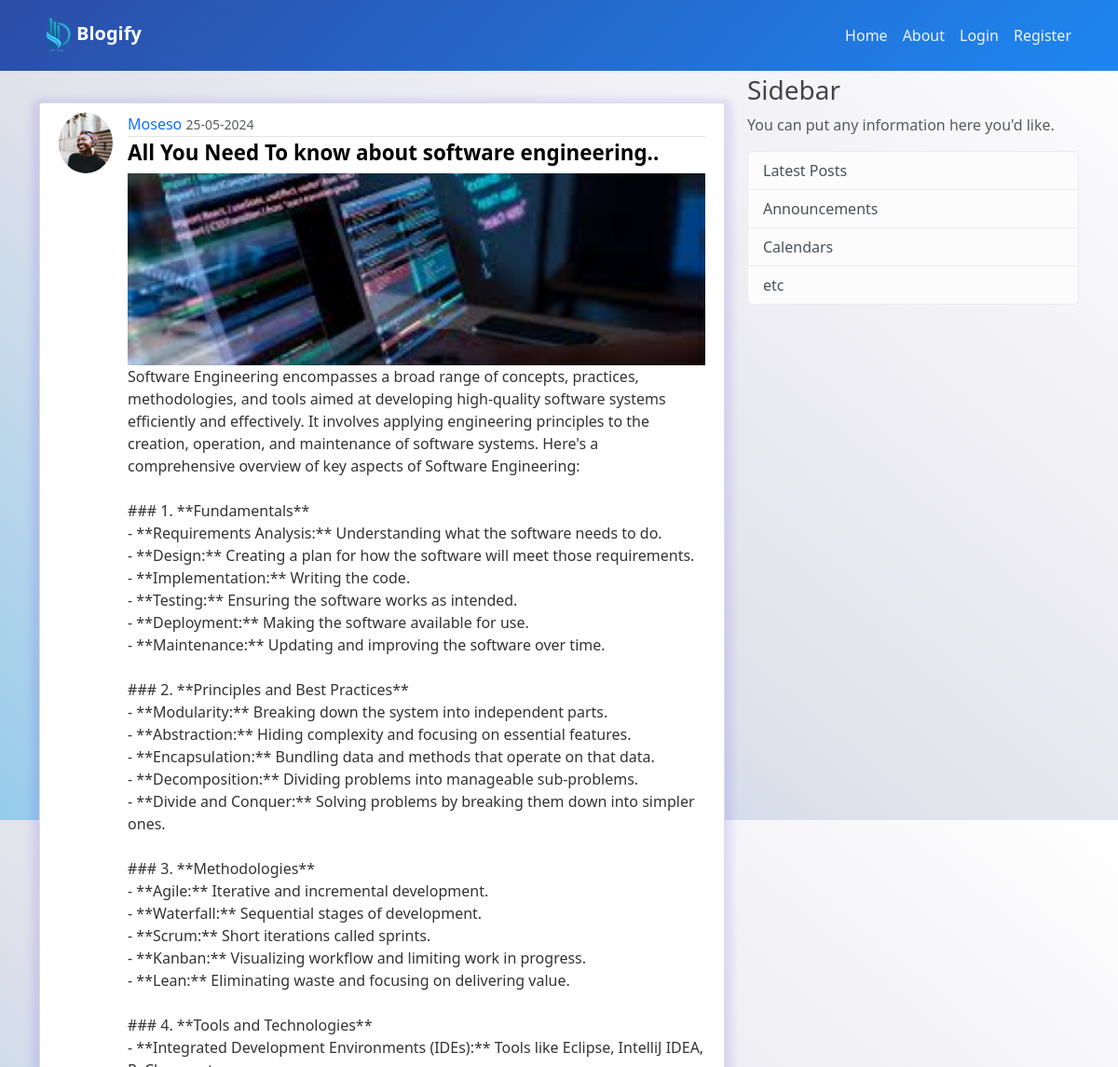
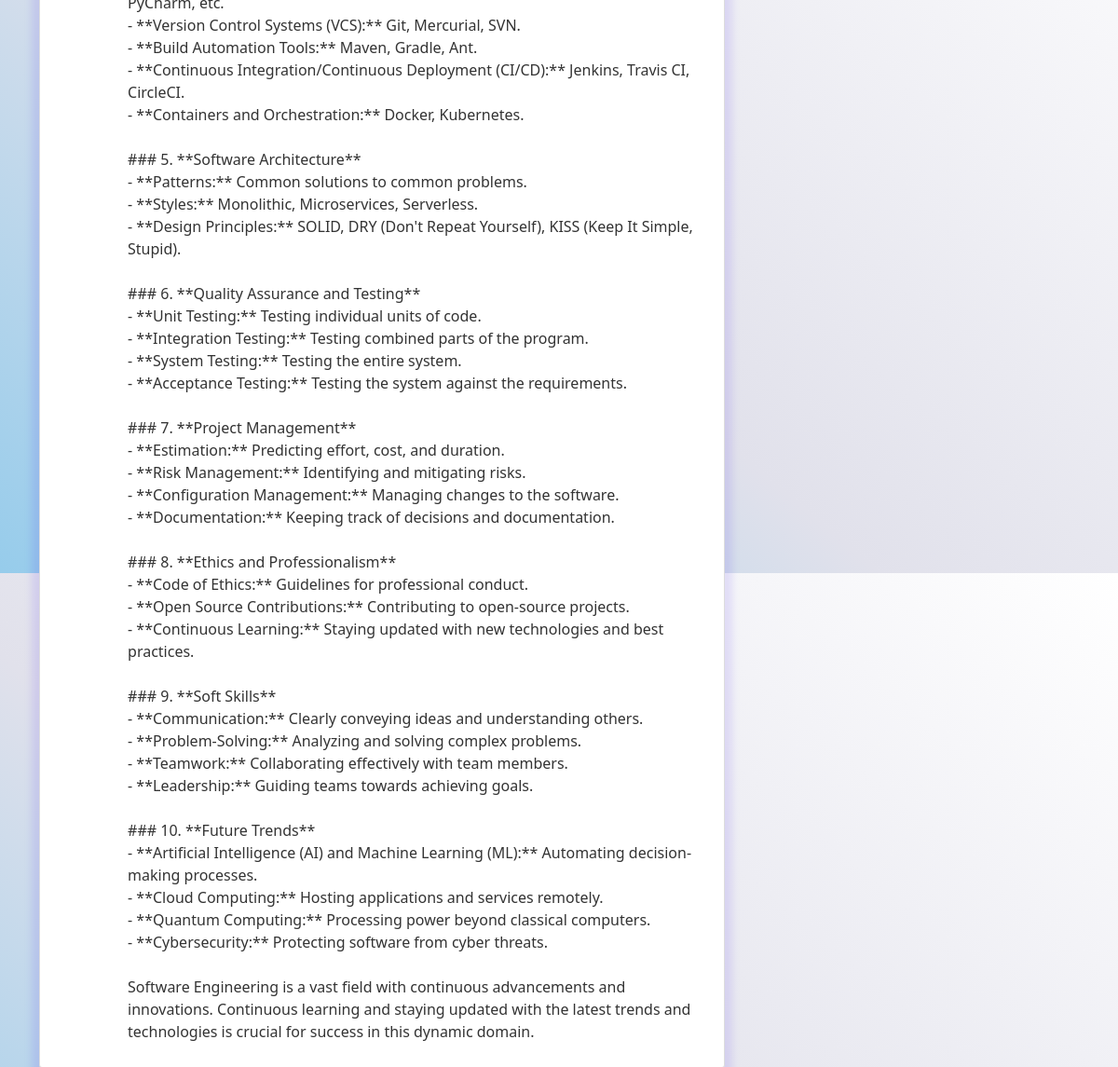
Screenshot of /post/3 with the database file from the repository (2 pictures, top to bottom).
### Blogify/model.py (models this page shows, shortened)
class User(db.Model, UserMixin):
    id = db.Column(db.Integer, primary_key=True)
    username = db.Column(db.String(20), unique=True, nullable=False)
    email = db.Column(db.String(120), unique=True, nullable=False)
    image_file = db.Column(db.String(20), nullable=False, default='default.jpg')
    password = db.Column(db.String(60), nullable=False)
    posts = db.relationship('Post', backref='author', lazy=True)

class Post(db.Model):
    id = db.Column(db.Integer, primary_key=True)
    title = db.Column(db.String(100), nullable=False)
    image_file = db.Column(db.String(20), nullable=False, default='default.jpg')
    date_posted = db.Column(db.DateTime, nullable=False, default=datetime.utcnow)
    content = db.Column(db.Text, nullable=False)
    user_id = db.Column(db.Integer, db.ForeignKey('user.id'), nullable=False)

### Blogify/route.py (the view)
@app.route("/post/<int:post_id>")
def post(post_id):
    post = Post.query.get_or_404(post_id)
    return render_template('post.html', title=post.title, post=post)

### Blogify/templates/post.html (shortened to what this page needs)
{% extends "main.html" %}
{% block content %}
<article class="media content-section">
  {% if post.author.image_file.startswith('images/') %}
    <img class="rounded-circle article-img" src="{{ url_for('static', filename=post.author.image_file) }}">
  {% else %}
    <img class="rounded-circle article-img" src="{{ post.author.image_file }}">
  {% endif %}                                                                                                                                                                                                               <div class="media-body">                                                                                        <div class="article-metadata">                                                                                  <a class="mr-2" href="{{ url_for('user_post', username=post.author.username) }}">{{ post.author.username }}</a>
            <small class="text-muted">{{ post.date_posted.strftime('%d-%m-%Y') }}</small>
        </div>
        <h2 class="article-title">{{ post.title }}</h2>
        <img style="width: 100%; object-fit: cover; height: 206px;" src="{{ post.image_file }}" alt="">
        <p class="article-content">{{ post.content }}</p>
    </div>
</article>
{% endblock content %}

### Blogify/static/main.css (style rules this page uses)
:root { --primary: #0463FA; --light: #EFF5FF; --dark: #1B2C51; }
body { background: rgb(255,255,255); background: linear-gradient(220deg, rgba(255,255,255,1) 0%, rgba(225,225,235,1) 58%, rgb(150, 204, 235) 100%); color: #333333; height: 100vh; margin-top: 5rem; }
h1, h2, h3, h4, h5, h6 { color: #444444; }
.media { background: #ffffff; box-shadow: 0 4px 8px 8px rgba(48, 6, 237, 0.1); border: 1px solid #dddddd; border-radius: 3px; margin-bottom: 20px; font-weight: 500; padding: 10px 20px; }
.media { width: 100%; display: flex; margin: 30px auto; }
.media-body { width: 100%; }
.article-title { color: black; text-decoration: none; font-size: 1.4rem; font-weight: 600; }
.article-content { white-space: pre-line; font-weight: 500; }
.article-img { height: 65px; width: 65px; margin-right: 16px; }
.article-metadata { padding-bottom: 1px; margin-bottom: 4px; border-bottom: 1px solid #e3e3e3; }
.article-metadata a { text-decoration: none; }

### rows the page displays
User: author.image_file (picture), author.username "Moseso"
Post: date_posted "25-05-2024", title "All You Need To know about software engineering..", image_file (picture), content "Software Engineering encompasses a broad range of concepts, practices, methodologies, and tools aimed at developing high-quality software systems efficiently and effectively. It involves applying engineering principles to the creation, operation, and maintenance of software systems. Here's a comprehensive overview of key aspects of Software Engineering: ### 1. **Fundamentals** - **Requirements Analysis:** Understanding what the software needs to do. - **Design:** Creating a plan for how the software will meet those requirements. - **Implementation:** Writing the code. - **Testing:** Ensuring the software works as intended. - **Deployment:** Making the software available for use. -…"
